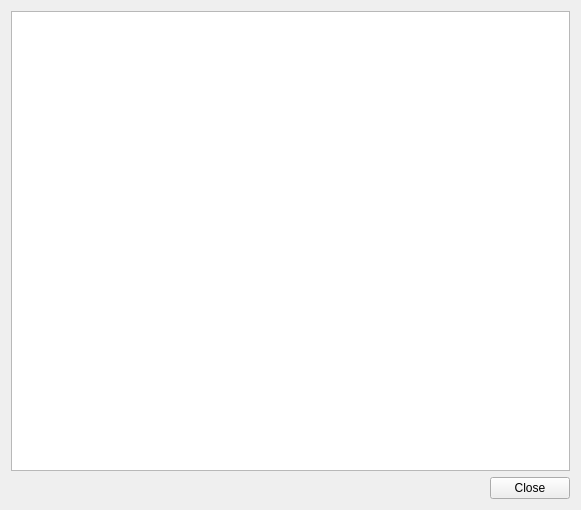
<?xml version="1.0" encoding="UTF-8"?>
<ui version="4.0">
 <class>LogViewerForm</class>
 <widget class="QWidget" name="LogViewerForm">
  <property name="geometry">
   <rect>
    <x>0</x>
    <y>0</y>
    <width>581</width>
    <height>510</height>
   </rect>
  </property>
  <property name="windowTitle">
   <string>Form</string>
  </property>
  <layout class="QVBoxLayout" name="verticalLayout">
   <item>
    <widget class="QPlainTextEdit" name="LogViewer"/>
   </item>
   <item>
    <layout class="QHBoxLayout" name="horizontalLayout">
     <item>
      <spacer name="horizontalSpacer">
       <property name="orientation">
        <enum>Qt::Horizontal</enum>
       </property>
       <property name="sizeHint" stdset="0">
        <size>
         <width>40</width>
         <height>20</height>
        </size>
       </property>
      </spacer>
     </item>
     <item>
      <widget class="QPushButton" name="CloseButton">
       <property name="text">
        <string>Close</string>
       </property>
      </widget>
     </item>
    </layout>
   </item>
  </layout>
 </widget>
 <resources/>
 <connections/>
</ui>
